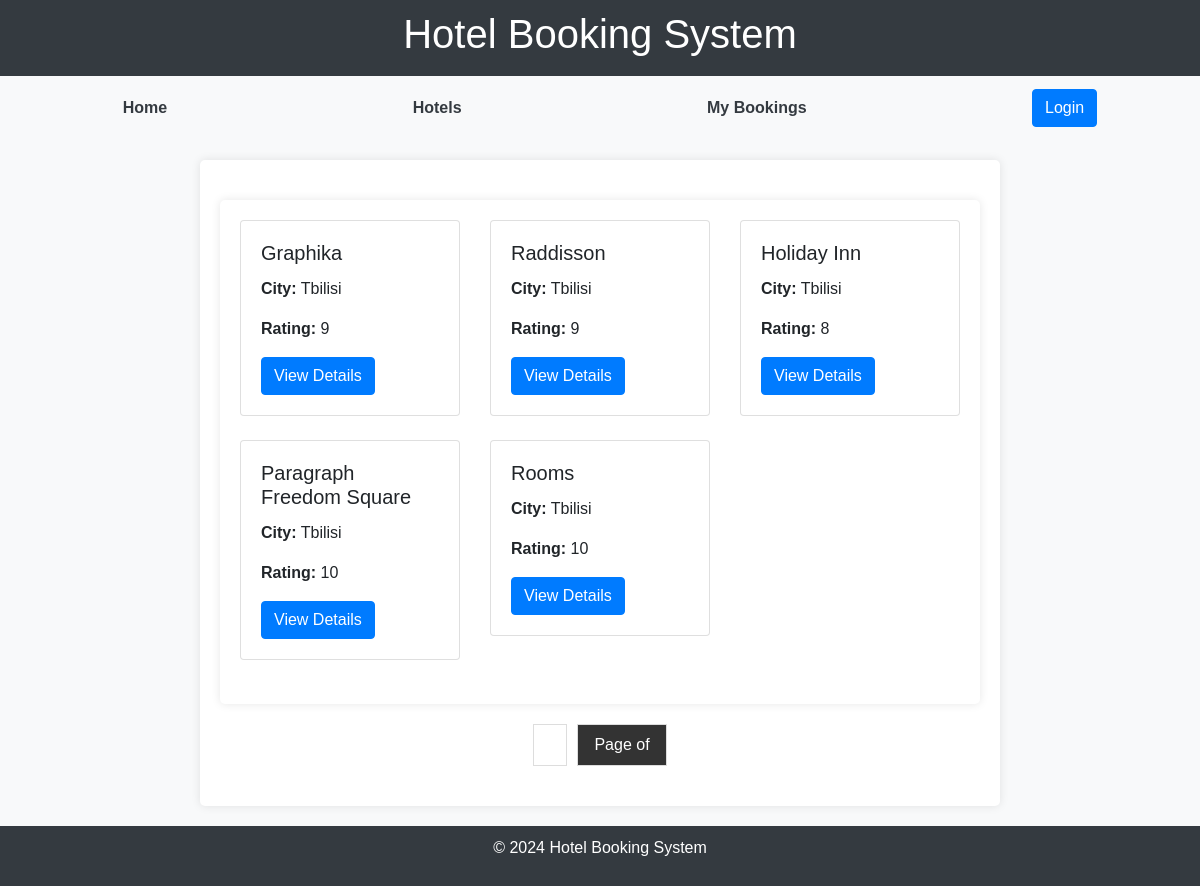
Screenshot of /hotels/ with the database file from the repository.
### rooms/models.py (models this page shows, shortened)
class Hotel(models.Model):
    city = models.CharField(default=None, max_length=64)
    name = models.CharField(default=None, max_length=64)
    address = models.CharField(default=None, max_length=64)
    overview = models.CharField(default=None, max_length=64)
    rating = models.IntegerField(validators=[MinValueValidator(0), MaxValueValidator(10)])

### rooms/views.py (the view)
# urls.py: path('hotels/', views.Hotellist.as_view(), name = 'hotellist'),
class Hotellist(ListView):
    model = Hotel
    template_name = 'hotel_list.html'
    context_object_name = 'hotels'

### rooms/templates/rooms/hotel_list.html (shortened to what this page needs)
{% extends 'base.html' %}
{% block content %}
    <div class="container">
        <div class="row">
            {% for hotel in hotels %}
                <div class="col-md-4 mb-4">
                    <div class="card">
                        <div class="card-body">
                            <h5 class="card-title">{{ hotel.name }}</h5>
                            <p class="card-text"><strong>City:</strong> {{ hotel.city }}</p>
                            <p class="card-text"><strong>Rating:</strong> {{ hotel.rating }}</p>
                            <a href="{% url 'hotel_detail' hotel.pk %}" class="btn btn-primary">View Details</a>
                        </div>
                    </div>
                </div>
            {% empty %}
                <div class="col">
                    <p>No hotels available.</p>
                </div>
            {% endfor %}
        </div>
    </div>
    <div class="pagination">
        <span class="step-links">
        </span>
        <span class="current">
            Page {{ page_obj.number}} of {{ page_obj.paginator.num_pages }}
        </span>
    </div>
{% endblock %}

### rooms/templates/base.html (shortened to what this page needs)
<!DOCTYPE html>
<html lang="en">
<head>
    <link rel="stylesheet" href="https://stackpath.bootstrapcdn.com/bootstrap/4.5.2/css/bootstrap.min.css">
</head>
<body>
    <header>
        <h1>Hotel Booking System</h1>
    </header>
    <nav>
        <a href="{% url 'home' %}">Home</a>
        <a href="{% url 'hotellist' %}">Hotels</a>
        <a href="{% url 'bookinglist' %}">My Bookings</a>
        {% if request.user.is_authenticated %}
            <p> Welcome, {{ request.user }}</p>
            <a href="{% url 'logout' %}" class="btn btn-danger">Logout</a>
        {% else %}
            <a href="{% url 'login' %}" class="btn btn-primary">Login</a>
        {% endif %}
    </nav>
    <div class="container">
        {% block content %}
        {% endblock %}
    </div>
    <footer>
        <p>&copy; 2024 Hotel Booking System</p>
    </footer>
</body>
</html>

### rooms/templates/base.html (style rules this page uses)
body { font-family: Arial, sans-serif; background-color: #f8f9fa; margin: 0; padding: 0; }
header { background-color: #343a40; color: white; padding: 10px 0; text-align: center; }
nav { display: flex; justify-content: space-around; align-items: center; margin-bottom: 10px; }
nav a { color: #343a40; text-decoration: none; font-weight: bold; padding: 20px; transition: all 0.3s ease; }
.container { max-width: 800px; margin: 20px auto; background-color: white; padding: 20px; border-radius: 5px; box-shadow: 0 0 10px rgba(0,0,0,0.1); }
footer { background-color: #343a40; color: white; text-align: center; padding: 10px 0; bottom: 0; width: 100%; margin-top: auto; }
.pagination { margin: 20px 0; display: flex; justify-content: center; }
.pagination a, .pagination span { margin: 0 5px; padding: 8px 16px; border: 1px solid #ddd; text-decoration: none; color: #333; }
.pagination .current { background-color: #333; color: #fff; }

### rows the page displays
Hotel: name "Graphika", city "Tbilisi", rating "9"
Hotel: name "Raddisson", city "Tbilisi", rating "9"
Hotel: name "Holiday Inn", city "Tbilisi", rating "8"
Hotel: name "Paragraph Freedom Square", city "Tbilisi", rating "10"
Hotel: name "Rooms", city "Tbilisi", rating "10"
